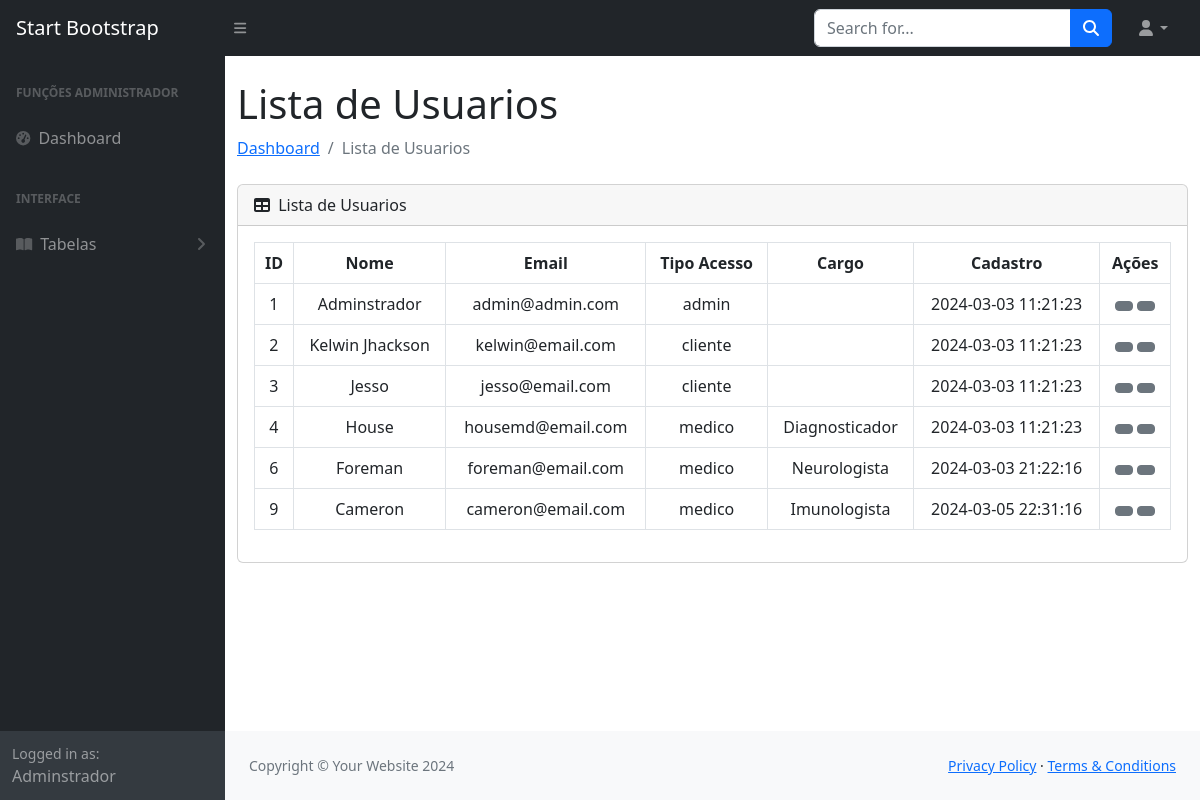
/sistema.php?pagina=listarUsuarios (signed in), run on an earlier commit of the app's database.
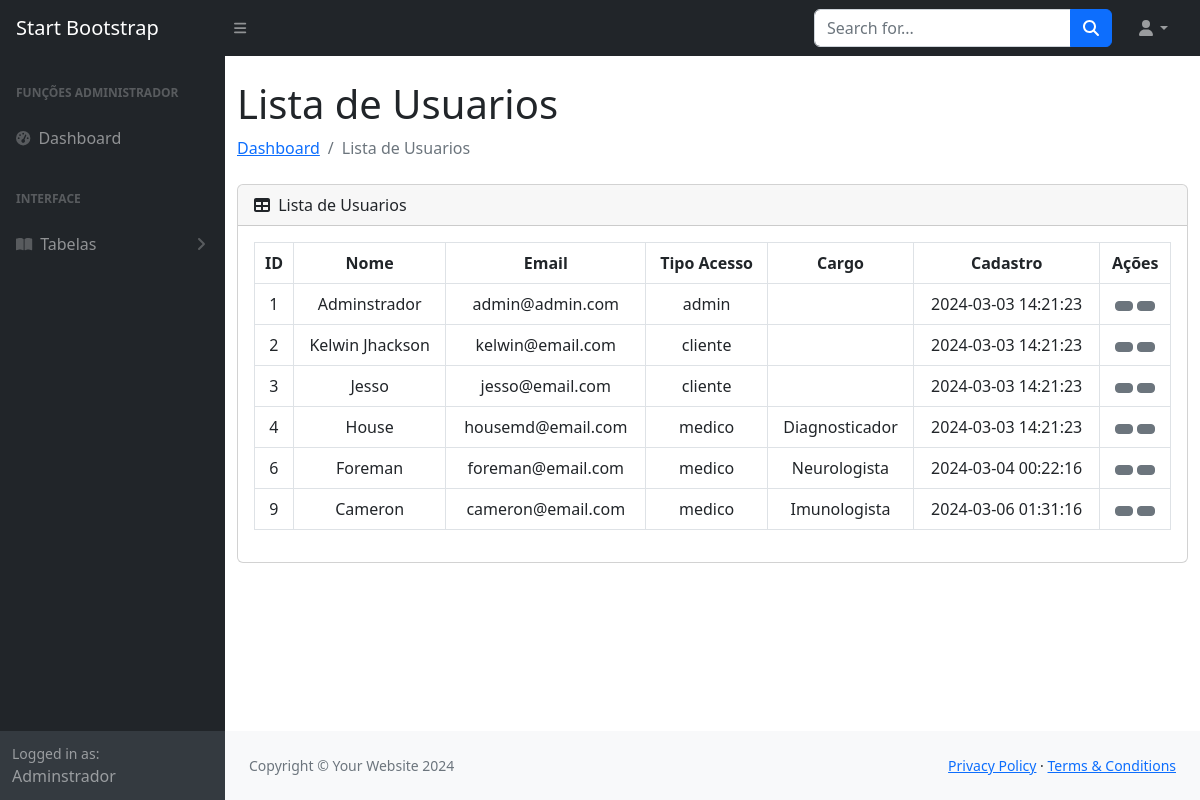
And on a later commit of the database.
### tables this page shows
CREATE TABLE `usuarios` (
  `id` int NOT NULL,
  `nome` varchar(40) NOT NULL,
  `email` varchar(50) NOT NULL,
  `cpf` varchar(15) NOT NULL,
  `senha` varchar(40) NOT NULL,
  `tipoAcesso` varchar(10) NOT NULL,
  `cargo` varchar(40) NOT NULL,
  `criadoEm` timestamp NOT NULL DEFAULT CURRENT_TIMESTAMP,
  `isDeleted` varchar(1) DEFAULT NULL
);

### sistema.php (called while the page is built, shortened)
<?php
    include_once 'models/Config.php';
    include_once 'controllers/validate.php';
    $userData = $_SESSION[sha1('user_data')];
    function pageContent(){
        validarPagina();
    }
    include_once 'views/layout.php';
?>

### models/Config.php (called while the page is built, shortened)
<?php
    class Config {
        public static $project = "Atividades_CursoPHP/Modulo04/ExercicioDeProgressaoDeModulo/sistema";
        public static function urlBase(){
            return "http://".$_SERVER['SERVER_NAME']."/".self::$project;
        }
    }

### models/Manager.php (called while the page is built, shortened)
<?php
	class Manager extends Connect{
		public function select_common($table, $fields, $filters, $query_extra){
			$pdo = parent::get_instance();
			$query = "SELECT ";
			if($fields != null){
				$query .= implode(", ", $fields);
			}else{
				$query .= "*";
			}
			$query .= " FROM $table";
			$statement = $pdo->prepare($query);
			$statement->execute();
			$data = [];
			if($statement->rowCount()){
				while($result = $statement->fetch(PDO::FETCH_ASSOC)){
					$data[] = $result;
				}
			}else{
				return false;
			}
			return $data;
		}
	}
?>

### views/modulos/clientes/lista.php (the view, shortened to what this page needs)
<div class="container-fluid">
    <h1 class="mt-4"><?= $titleSection; ?></h1>
    <ol class="breadcrumb mb-4">
        <li class="breadcrumb-item"><a href="#">Dashboard</a></li>
        <li class="breadcrumb-item active"><?= $titleSection; ?></li>
    </ol>
    <div class="card mb-4">
        <div class="card-header">
            <i class="fas fa-table me-1"></i>
            <?= $titleSection; ?>
        </div>
        <div class="card-body">
            <table class="table table-bordered table-hover table-stripped text-center" id="datatablesSimple">
                <thead class="text-center">
                    <th>ID</th>
                    <th>Nome</th>
                    <th>Email</th>
                    <th>Tipo Acesso</th>
                    <th>Cargo</th>
                    <th>Cadastro</th>
                    <th>Ações</th>
                </thead>
                <tbody>
                    <?php foreach ($lista as $l): ?>
                        <tr>
                            <td><?=$l['id'];?></td>
                            <td><?=$l['nome'];?></td>
                            <td><?=$l['email'];?></td>
                            <td><?=$l['tipoAcesso'];?></td>
                            <td><?=$l['cargo'];?></td>
                            <td><?=$l['criadoEm'];?></td>
                            <td>
                                <a href="?pagina=atualizarUsuario&id=<?=$l['id']?>" class="btn btn-sm btn-secondary">
                                </a>
                                <button class="btn btn-sm btn-secondary" data-bs-toggle="modal" data-bs-target="#exampleModal-<?= $l['id']; ?>">
                                </button>
                            </td>
                        </tr>
                    <?php endforeach; ?>
                </tbody>
            </table>
        </div>
    </div>
</div>

### views/layout.php (shortened to what this page needs)
<!DOCTYPE html>
<html lang="en">
    <head>
        <link href="https://cdn.jsdelivr.net/npm/simple-datatables@7.1.2/dist/style.min.css" rel="stylesheet" />
        <link href="<?=Config::urlBase();?>/views/template/css/styles.css" rel="stylesheet" />
        <link rel="stylesheet" href="assets/plugins/bootstrap-datepicker/css/bootstrap-datepicker.min.css">
    </head>
    <body class="sb-nav-fixed">
        <nav class="sb-topnav navbar navbar-expand navbar-dark bg-dark">
            <a class="navbar-brand ps-3" href="?pagina=dashboard">Start Bootstrap</a>
            <button class="btn btn-link btn-sm order-1 order-lg-0 me-4 me-lg-0" id="sidebarToggle" href="#!"><i class="fas fa-bars"></i></button>
            <form class="d-none d-md-inline-block form-inline ms-auto me-0 me-md-3 my-2 my-md-0">
                <div class="input-group">
                    <input class="form-control" type="text" placeholder="Search for..." aria-label="Search for..." aria-describedby="btnNavbarSearch" />
                    <button class="btn btn-primary" id="btnNavbarSearch" type="button"><i class="fas fa-search"></i></button>
                </div>
            </form>
            <ul class="navbar-nav ms-auto ms-md-0 me-3 me-lg-4">
                <li class="nav-item dropdown">
                    <a class="nav-link dropdown-toggle" id="navbarDropdown" href="#" role="button" data-bs-toggle="dropdown" aria-expanded="false"><i class="fas fa-user fa-fw"></i></a>
                </li>
            </ul>
        </nav>
        <div id="layoutSidenav">
            <div id="layoutSidenav_nav">
                <?php include_once Config::pathBase().'/views/components/menu.php';?>
            </div>
            <div id="layoutSidenav_content">
                <main>
                    <?php pageContent();?>
                </main>
                <?php include_once Config::pathBase().'/views/components/footer.php';?>
            </div>
        </div>
    </body>
</html>

### views/components/menu.php (shortened to what this page needs)
<nav class="sb-sidenav accordion sb-sidenav-dark" id="sidenavAccordion">
    <div class="sb-sidenav-menu">
        <?php if ($userData[0]['tipoAcesso'] == "admin") : ?>
            <div class="nav">
                <div class="sb-sidenav-menu-heading">Funções Administrador</div>
                <a class="nav-link" href="?pagina=dashboard">
                    <div class="sb-nav-link-icon"><i class="fas fa-tachometer-alt"></i></div>
                    Dashboard
                </a>
                <div class="sb-sidenav-menu-heading">Interface</div>
                <a class="nav-link collapsed" href="#" data-bs-toggle="collapse" data-bs-target="#collapsePages" aria-expanded="false" aria-controls="collapsePages">
                    <div class="sb-nav-link-icon"><i class="fas fa-book-open"></i></div>
                    Tabelas
                    <div class="sb-sidenav-collapse-arrow"><i class="fas fa-angle-down"></i></div>
                </a>
            </div>
        <?php endif; ?>
    </div>
    <div class="sb-sidenav-footer">
        <div class="small">Logged in as:</div>
        <?= $userData[0]['nome']; ?>
    </div>
</nav>

### controllers/validate.php (shortened to what this page needs)
<?php
function validarPagina()
{
    include_once Config::pathBase() . "/models/Manager.php";
    switch ($_GET['pagina']) {
        case "listarUsuarios":
            if (isset($_SESSION[sha1("user_data")][0]["tipoAcesso"])) {
                switch ($_SESSION[sha1("user_data")][0]["tipoAcesso"]) {
                    case "admin":
                        $titleSection = "Lista de Usuarios";
                        $lista = (new Manager)->select_common("usuarios", null, null, null);
                        if ($lista) {
                            include_once Config::pathBase() . "/views/modulos/clientes/lista.php";
                        } else {
                            echo "nenhum resultado correspondente";
                        }
                        break;
                }
            }
            break;
    }
}

### views/components/footer.php
<footer class="py-4 bg-light mt-auto">
    <div class="container-fluid px-4">
        <div class="d-flex align-items-center justify-content-between small">
            <div class="text-muted">Copyright &copy; Your Website 2024</div>
            <div>
                <a href="#">Privacy Policy</a>
                &middot;
                <a href="#">Terms &amp; Conditions</a>
            </div>
        </div>
    </div>
</footer>

What changed in the data, as far as the page shows it:
changed usuarios "Adminstrador": criadoEm "2024-03-03 11:21:23" → "2024-03-03 14:21:23"
changed usuarios "Kelwin Jhackson": criadoEm "2024-03-03 11:21:23" → "2024-03-03 14:21:23"
changed usuarios "Jesso": criadoEm "2024-03-03 11:21:23" → "2024-03-03 14:21:23"
changed usuarios "House": criadoEm "2024-03-03 11:21:23" → "2024-03-03 14:21:23"
changed usuarios "Foreman": criadoEm "2024-03-03 21:22:16" → "2024-03-04 00:22:16"
changed usuarios "Cameron": criadoEm "2024-03-05 22:31:16" → "2024-03-06 01:31:16"
